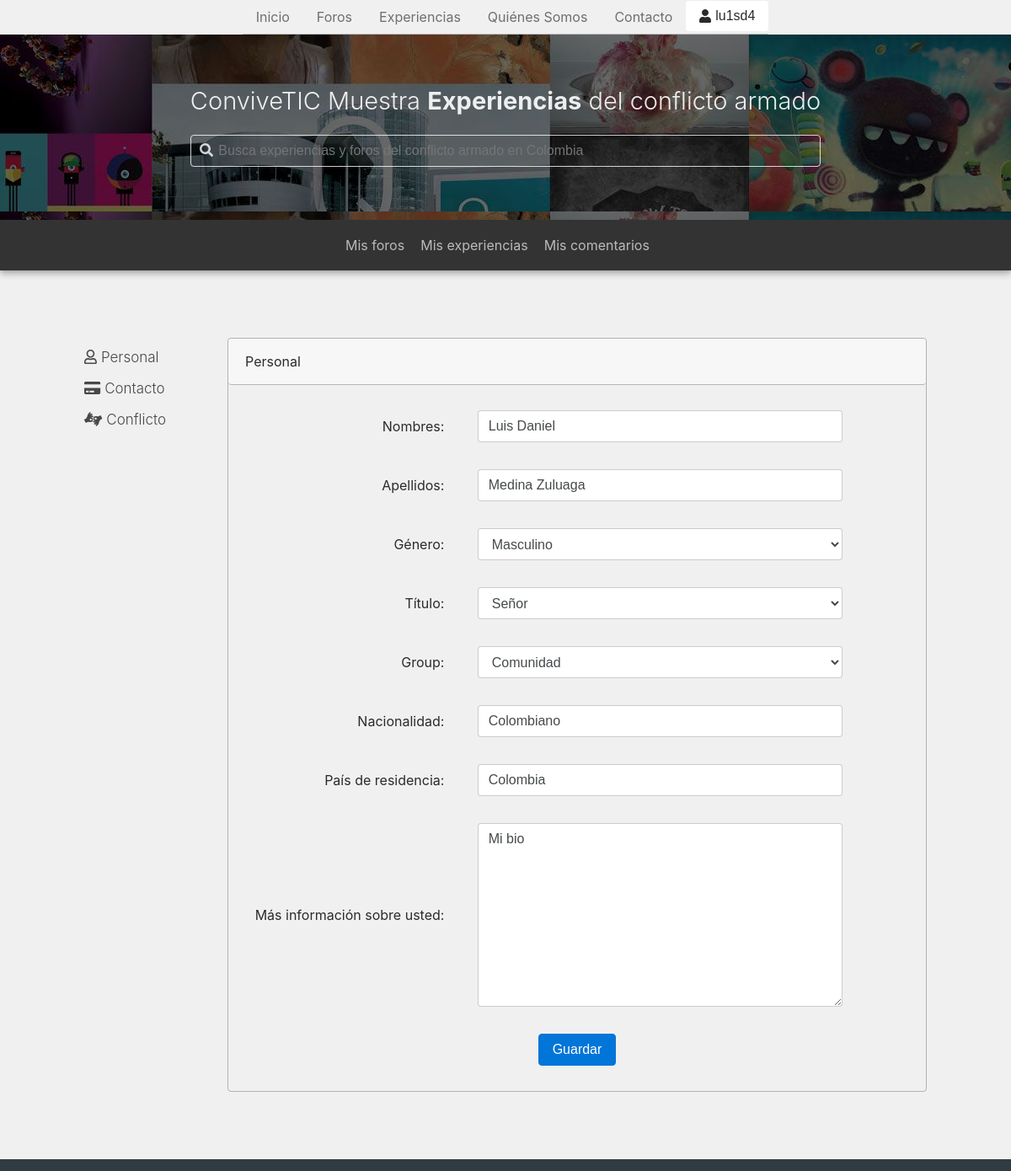
/profile (signed in, upper part), run on an earlier commit of the app's database.
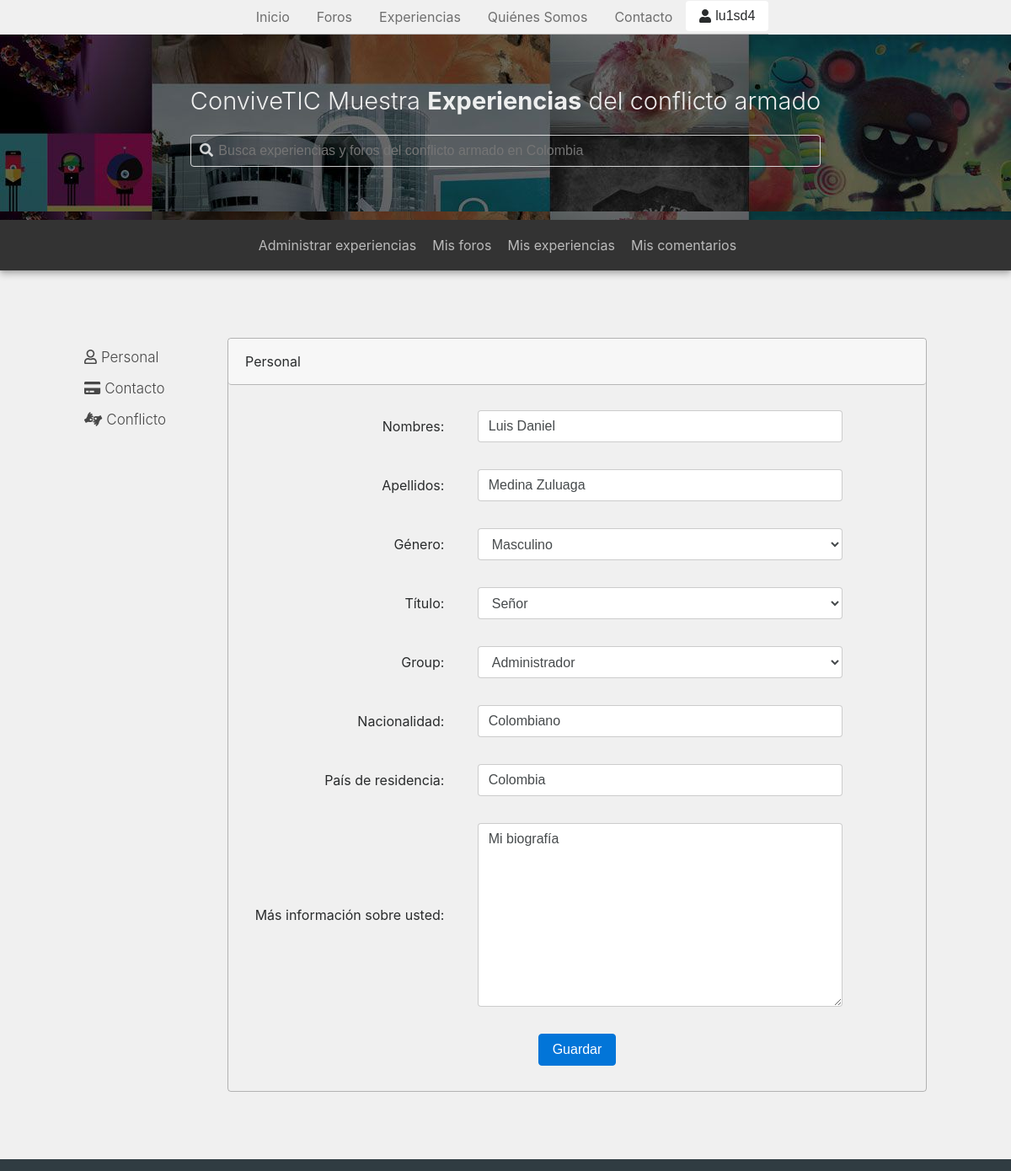
And on a later commit of the database.
### app/models.py (models this page shows)
class UserProfile(models.Model):
	user = models.OneToOneField(
		User,
		on_delete=models.CASCADE
	)
	title = models.CharField(
		choices = PERSON_TITLE_CHOICES,
		max_length = 50,
		blank=False,
		default='Don'
	)
	birth_date = models.DateField(
		null = True,
		blank = True
	)
	gender = models.CharField(
		choices = GENDER_CHOICES,
		max_length = 50,
		blank=False,
		default='M'
	)
	nationality = models.CharField(
		max_length = 50
	)
	country_of_residence = models.CharField(
		max_length = 50
	)
	phone_number = models.CharField(
		max_length = 15,
		blank = True,
		null=True
	)
	bio = models.TextField(
		default="",
		blank=True,
		null=True
	)
	is_conflict_participant = models.BooleanField(
		default=False,
		choices=YES_NO_CHOICES
	)
	is_conflict_victim = models.BooleanField(
		default=False,
		choices=YES_NO_CHOICES
	)
	is_living_in_conflict_zone = models.BooleanField(
		default=False,
		choices=YES_NO_CHOICES
	)

### app/views.py (the view)
# urls.py: path('profile', login_required(views.update_profile), name="profile"),
@transaction.atomic
def update_profile(request):
    if request.method == 'POST':
        user_form = UserUpdateForm(request.POST, instance=request.user)
        profile_form = ProfileForm(request.POST, instance=request.user.userprofile)
        if user_form.is_valid() and profile_form.is_valid():
            user = user_form.save(commit=False)
            user.groups.clear()
            user.groups.add(user_form.cleaned_data['group'])
            user.save()
            profile_form.save()
            messages.success(request, 'Perfil actualizado!')
            return render(request, 'app/profile.html', {
            	'user_form': user_form,
        		'profile_form': profile_form
            })
        else:
            messages.error(request, 'Please correct the error below.')
    else:
        user_form = UserUpdateForm(instance=request.user, initial={'group' : request.user.groups.get().pk})
        profile_form = ProfileForm(instance=request.user.userprofile)
    return render(request, 'app/profile.html', {
        'user_form': user_form,
        'profile_form': profile_form
    })

### app/forms.py
class UserUpdateForm(forms.ModelForm):
	group = forms.ModelChoiceField(queryset=Group.objects.all(),
								   required=True)
	class Meta:
		model = User
		fields = ['first_name', 'last_name', 'email', 'group']
		labels = {
			'first_name' : 'Nombres',
			'last_name' : 'Apellidos',
			'email' : 'Correo electrónico'
		}
		widgets = {
			'email' : forms.EmailInput,
		}
	def __init__(self, *args, **kwargs):
		super(UserUpdateForm, self).__init__(*args, **kwargs)
		self.fields['email'].required = True

### app/templatetags/auth_extras.py (called while the page is built)
@register.filter(name='has_group')
def has_group(user, group_name):
    try:
        group =  Group.objects.get(name=group_name)
    except Group.DoesNotExist:
        return False
    return group in user.groups.all()

### app/templates/app/profile.html (shortened to what this page needs)
{% extends 'app/base.html' %}
{% load static %}
{% load widget_tweaks %}
{% block content %}
<div class="profile-c" ng-controller="profileController as profCtrl">
	<div class="profile-wrapper">
		<div class="profile-nav">
			<ul>
				<li><a href="" ng-click="profCtrl.changeState(1)"><i class="far fa-user"></i>Personal</a></li>
				<li><a href="" ng-click="profCtrl.changeState(2)"><i class="fas fa-credit-card"></i>Contacto</a></li>
				<li><a href="" ng-click="profCtrl.changeState(3)"><i class="fas fa-american-sign-language-interpreting"></i>Conflicto</a></li>
			</ul>
		</div>
		<div class="profile-content rounded">
			<div class="prof-info-c rounded">
				<div class="prof-header rounded">
					<p>{[{profCtrl.sectionName}]}</p>
				</div>
				<div class="prof-content rounded">
					<form method="POST" action="{% url 'profile' %}" id="form" name="form" novalidate ng-class="{ 'was-validated' : profCtrl.submitClicked }">
						<ng-form class="prof-section prof-section-one" ng-show="profCtrl.currentSection == profCtrl.sectionOne" name="formOne">
							  <div class="form-group prof-group">
							    {{ user_form.first_name.label_tag }}
							    <div class="input_c">
							    	{% render_field user_form.first_name class+='form-control' ng-model="first_name" %}
							    </div>
							  </div>
							  <div class="form-group prof-group">
							    {{ user_form.last_name.label_tag }}
							    <div class="input_c">
									{% render_field user_form.last_name class+='form-control' ng-model="last_name" %}
								</div>
							  </div>
							  <div class="form-group prof-group">
							  	{{ profile_form.gender.label_tag }}
							    <div class="input_c">
							    	{% with "gender='"|add:profile_form.gender.value|add:"'" as val %}
										{% render_field profile_form.gender class+='form-control' ng-model="gender" ng-init=val %}
									{% endwith %}
								</div>
							  </div>
							  <div class="form-group prof-group">
							    {{ profile_form.title.label_tag }}
							    <div class="input_c">
							    	{% with "title='"|add:profile_form.title.value|add:"'" as val %}
										{% render_field profile_form.title class+='form-control' ng-model="title" ng-init=val %}
									{% endwith %}
								</div>
							  </div>
							  <div class="form-group prof-group">
							    {{ user_form.group.label_tag }}
							    <div class="input_c">
							    	{% with n=user_form.group.value|stringformat:"s" %}
									{% with "group='"|add:n|add:"'" as val %}
										{% render_field user_form.group class+='form-control' ng-model="group" ng-init=val %}
									{% endwith %}
									{% endwith %}
								</div>
							  </div>
							   <div class="form-group prof-group">
							    {{ profile_form.nationality.label_tag }}
							    <div class="input_c">
									{% render_field profile_form.nationality class+='form-control' ng-model="nationality" %}
								</div>
							  </div>
							  <div class="form-group prof-group">
							    {{ profile_form.country_of_residence.label_tag }}
							    <div class="input_c">
									{% render_field profile_form.country_of_residence class+='form-control' ng-model="country_of_residence" %}
								</div>
							  </div>
							  <div class="form-group prof-group">
							    {{ profile_form.bio.label_tag }}
							    <div class="input_c">
							    	{% with "bio='"|add:profile_form.bio.value|add:"'" as val %}
										{% render_field profile_form.bio class+='form-control' ng-model="bio" ng-init=val %}
									{% endwith %}
								</div>
							  </div>
						</ng-form>
						<input type="button" ng-click="profCtrl.submitClick()" class="btn btn-primary" value="Guardar"></input>
					</form>
				</div>
			</div>
		</div>
	</div>
</div>
{% endblock %}

### app/templates/app/base.html (shortened to what this page needs)
{% load static %}
{% load auth_extras %}
<!DOCTYPE html>
<html lang="es" >
<head>
	<link rel="stylesheet" type="text/css" href="{% static 'app/libs/tether/dist/css/tether.min.css' %}">
	<link rel="stylesheet" type="text/css" href="{% static 'app/libs/bootstrap/dist/css/bootstrap.min.css' %}">
	<link rel="stylesheet" type="text/css" href="{% static 'app/libs/toastr/toastr.min.css' %}">
	<link rel="stylesheet" type="text/css" href="{% static 'app/style.css' %}" />
	<link rel="stylesheet" type="text/css" href="https://cdnjs.cloudflare.com/ajax/libs/imagehover.css/1.0/css/imagehover.min.css">
</head>
<body ng-app='conviveticApp' ng-cloak>
	<header ng-controller="homeController as hCtrl">
		<div class="nav-c">
			<nav class="nav">
			  <a class="nav-link active" href="{% url 'index' %}">Inicio</a>
			  <a class="nav-link" href="{% url 'forums' %}">Foros</a>
			  <a class="nav-link" href="{% url 'experiences' %}">Experiencias</a>
			  <a class="nav-link" href="#">Quiénes Somos</a>
			  <a class="nav-link" href="#">Contacto</a>
		  		{% if request.user.is_authenticated %}
				<div class="dropdown">
				  <button class="btn btn-secondary dropdown-toggle" type="button" id="dropdownMenuButton" data-toggle="dropdown" aria-haspopup="true" aria-expanded="false">
				  	<div class="profile-usr-c">
				    	<i class="fa fa-user" aria-hidden="true"></i>
						{{ request.user.username }}
				  	</div>
				  </button>
				</div>
			  	{% else %}
		  			<a class="login-link" href="{% url 'login' %}">Iniciar Sesión</a>
			  	{% endif %}
			</nav>
		</div>
		<div class="subheader">
			<div class="subheader-c">
				<div class="sub-content">
					<h4>ConviveTIC Muestra <span class=>Experiencias</span> del conflicto armado</h4>
					<div class="search-box rounded">
						<form>
							<i class="fas fa-search"></i>
							<input class="input-box" type="text" placeholder="Busca experiencias y foros del conflicto armado en Colombia">
						</form>
					</div>
				</div>
			</div>
		</div>
		<div class="secondary-nav">
			<div class="sec-nav-c">
				<ul>
					{% if request.user|has_group:"Administrador" %}
						<li><a href="{% url 'experiences_manage' %}">Administrar experiencias <span class="badge  badge-primary">{[{ hCtrl.pendingExperiences }]}</span></a></li>
					{% endif %}
					<li class="medium-li"><a href="{% url 'my-forums' %}">Mis foros</a></li>
					<li class="large-li"><a href="{% url 'my-experiences' %}">Mis experiencias</a></li>
					<li class="large-li"><a href="{% url 'my-comments' %}">Mis comentarios</a></li>
				</ul>
			</div>
		</div>
	</header>
	{% block content %} {% endblock %}
	<footer class="con-footer-pinfo">
		<div class="gallery-container">
		</div>
	</footer>
</body>
</html>

What changed in the data, as far as the page shows it:
changed UserProfile "Masculino": bio "Mi bio" → "Mi biografía"
Also different on the page:
form field group: "Comunidad" → "Administrador"
text now shown: "Administrar experiencias"
